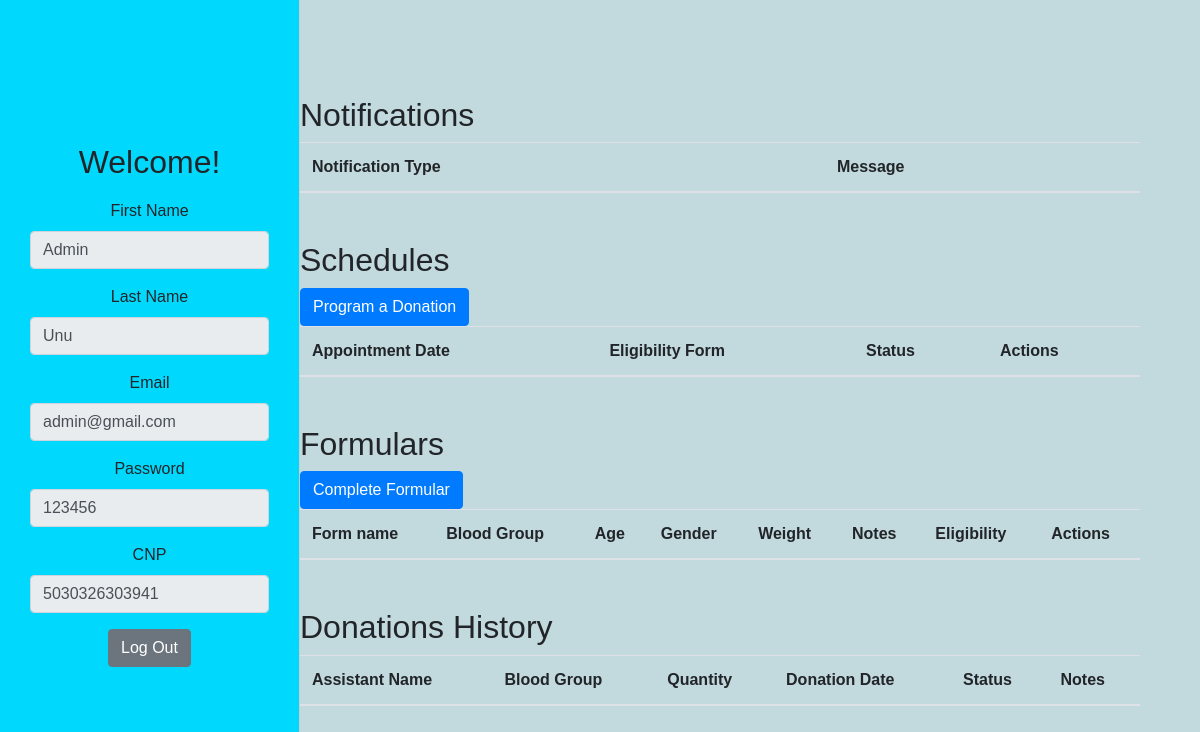
The page /donor_dashboard (signed in) on the database its author committed.
### models/user.py (models this page shows, shortened)
class User(db.Model):
    __tablename__ = 'User'
    UserID = db.Column(db.Integer, primary_key=True, autoincrement=True)
    Role = db.Column(db.String, nullable=False)
    FirstName = db.Column(db.String, nullable=False)
    LastName = db.Column(db.String, nullable=False)
    Email = db.Column(db.String, unique=True, nullable=False)
    Password = db.Column(db.String, nullable=False)
    CNP = db.Column(db.String(13), unique=True, nullable=False)

### controllers/donor_controller.py (the view)
    @app.route('/donor_dashboard')
    def donor_dashboard():
        donor_id = session.get('user_id')
        donor = User.query.get(donor_id)
        donations = Donation.query.filter_by(DonorID=donor_id).all()
        schedules = Schedule.query.filter_by(DonorID=donor_id).all()
        eligibility_forms = EligibilityForm.query.filter_by(DonorID=donor_id).all()
        notifications = Notification.query.filter_by(DonorID=donor_id).all()
        rewards = Reward.query.filter_by(DonorID=donor_id).all()
        return render_template(
            'donor/donor_dashboard.html',
            donor=donor,
            donations=donations,
            schedules=schedules,
            eligibility_forms=eligibility_forms,
            notifications=notifications,
            rewards=rewards
        )

### templates/donor/donor_dashboard.html (shortened to what this page needs)
{% extends "dashboard_base.html" %}
{% block sidebar_title %}
    Welcome!
{% endblock %}
{% block sidebar_content %}
    <form method="POST" id="editForm">
    <div class="form-group">
        <label for="firstName">First Name</label>
        <input type="text" class="form-control" id="firstName" name="first_name" value="{{ donor.FirstName }}" readonly>
    </div>
    <div class="form-group">
        <label for="lastName">Last Name</label>
        <input type="text" class="form-control" id="lastName" name="last_name" value="{{ donor.LastName }}" readonly>
    </div>
    <div class="form-group">
        <label for="email">Email</label>
        <input type="email" class="form-control" id="email" name="email" value="{{ donor.Email }}" readonly>
    </div>
    <div class="form-group">
        <label for="password">Password</label>
        <input type="text" class="form-control" id="password" name="password" value="{{ donor.Password }}" readonly>
    </div>
    <div class="form-group">
        <label for="cnp">CNP</label>
        <input type="text" class="form-control" id="cnp" name="cnp" value="{{ donor.CNP }}" readonly>
    </div>
        <a href="/logout" class="btn btn-secondary">Log Out</a>
    </form>
{% endblock %}
{% block main_content %}
<div class="container mt-5" id="notificationTable">
    <h2>Notifications</h2>
    <table class="table table-striped">
        <thead>
            <tr>
                <th>Notification Type</th>
                <th>Message</th>
            </tr>
        </thead>
    </table>
</div>
<div class="container mt-5" id="scheduleTable">
    <h2>Schedules</h2>
    <a href="/create_schedule" class="btn btn-primary">Program a Donation</a>
    <table class="table table-striped">
        <thead>
            <tr>
                <th>Appointment Date</th>
                <th>Eligibility Form</th>
                <th>Status</th>
                <th>Actions</th>
            </tr>
        </thead>
    </table>
</div>
<div class="container mt-5" id="formTable">
    <h2>Formulars</h2>
    <a href="/create/form{{donor.DonorID}}" class="btn btn-primary">Complete Formular</a>
    <table class="table table-striped">
        <thead>
            <tr>
                <th>Form name</th>
                <th>Blood Group</th>
                <th>Age</th>
                <th>Gender</th>
                <th>Weight</th>
                <th>Notes</th>
                <th>Eligibility</th>
                <th>Actions</th>
            </tr>
        </thead>
    </table>
</div>
<div class="container mt-5" id="donationTable">
    <h2>Donations History</h2>
    <table class="table table-striped">
        <thead>
            <tr>
                <th>Assistant Name</th>
                <th>Blood Group</th>
                <th>Quantity</th>
                <th>Donation Date</th>
                <th>Status</th>
                <th>Notes</th>
            </tr>
        </thead>
    </table>
</div>
{% endblock %}

### static/dashboard.css (style rules this page uses)
body { font-family: Arial, sans-serif; background-color: #c2d9dd }
h2 { margin-top: 20px; }
.table { margin-bottom: 0; }
.container { margin-left: 270px; }

### rows shown on the page
User: first_name "Admin", last_name "Unu", email "admin@gmail.com", password "123456", cnp "5030326303941"
